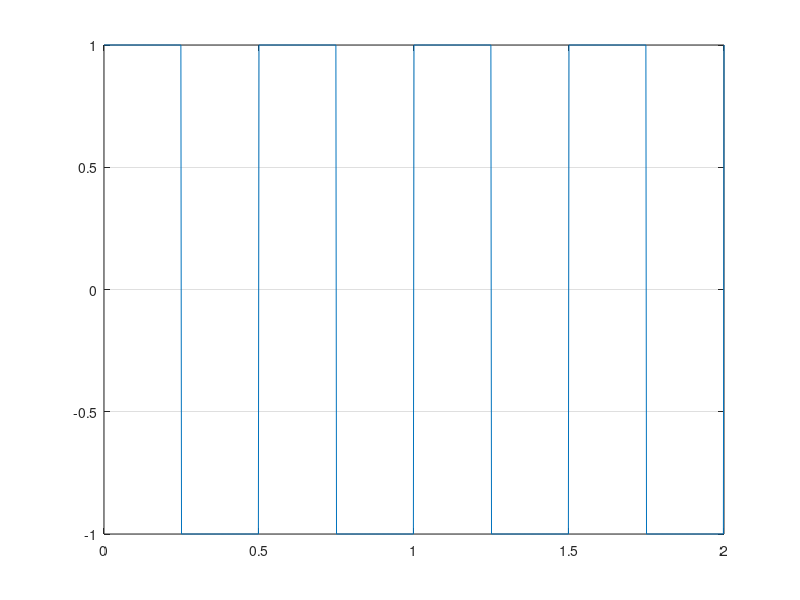

MATLAB code to generate this figure:
f=2;                       %pentru fiecare nivel am 0.25s, avand 2 nivele rezulta un T de 0.5s si frecventa 2
t=0:0.002:2
y=square(2*pi*f*t);          
plot(t,y), grid;
